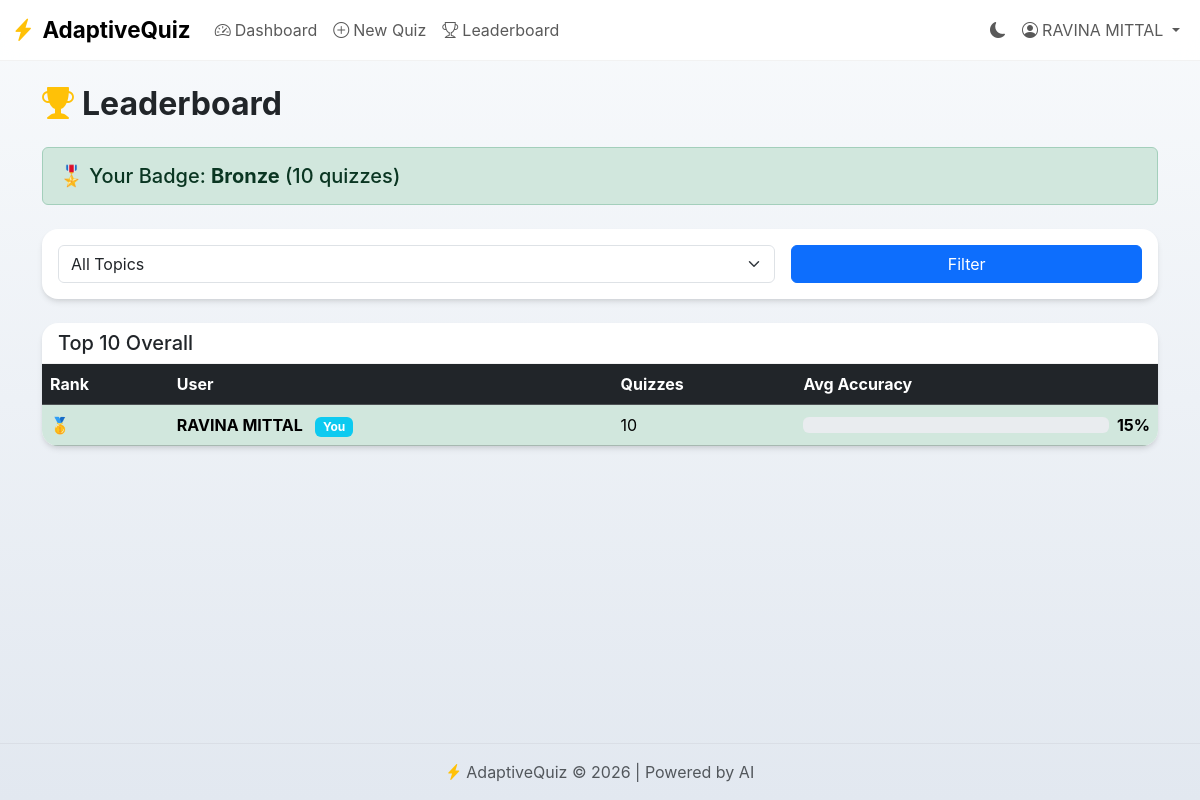
The page /leaderboard (signed in) on the database its author committed.
### models.py (models this page shows)
class User(UserMixin, db.Model):
    id = db.Column(db.Integer, primary_key=True)
    email = db.Column(db.String(120), unique=True, nullable=False)
    password_hash = db.Column(db.String(255), nullable=False)
    name = db.Column(db.String(100), nullable=False)
    is_admin = db.Column(db.Boolean, default=False)
    quiz_attempts = db.relationship("QuizAttempt", backref="user", lazy=True)

### app.py (the view, shortened to what this page needs)
@app.route("/leaderboard")
@login_required
def leaderboard():
    users_stats = db.session.query(
        User.id,
        User.name,
        func.count(QuizAttempt.id).label('total_quizzes'),
        func.avg(QuizAttempt.score / QuizAttempt.total_questions).label('avg_accuracy')
    ).join(QuizAttempt).group_by(User.id).order_by(
        func.avg(QuizAttempt.score / QuizAttempt.total_questions).desc()
    ).limit(10).all()
    topic_filter = request.args.get('topic', '')
    topic_stats = []
    topics = db.session.query(QuizAttempt.topic).distinct().all()
    topics = [t[0] for t in topics]
    user_quiz_count = QuizAttempt.query.filter_by(user_id=current_user.id).count()
    badge = "Bronze" if user_quiz_count >= 5 else None
    if user_quiz_count >= 20:
        badge = "Silver"
    if user_quiz_count >= 50:
        badge = "Gold"
    return render_template(
        "leaderboard.html",
        users_stats=users_stats,
        topic_stats=topic_stats,
        topics=topics,
        selected_topic=topic_filter,
        user_badge=badge,
        user_quiz_count=user_quiz_count
    )

### app.py (called while the page is built)
@login_manager.user_loader
def load_user(user_id):
    return User.query.get(int(user_id))

### templates/leaderboard.html (shortened to what this page needs)
{% extends "base.html" %}
{% block content %}
<div class="animate-fade-in">
    <h2 class="fw-bold mb-4">
        <i class="bi bi-trophy-fill text-warning me-2"></i>Leaderboard
    </h2>
    {% if user_badge %}
    <div class="alert alert-success mb-4">
        <h5 class="mb-0">
            🎖️ Your Badge: <strong>{{ user_badge }}</strong> ({{ user_quiz_count }} quizzes)
        </h5>
    </div>
    {% else %}
    <div class="alert alert-info mb-4">
        Complete 5 quizzes to earn your Bronze badge! ({{ user_quiz_count }}/5)
    </div>
    {% endif %}
    <div class="card mb-4">
        <div class="card-body">
            <form method="get" class="row g-3">
                <div class="col-md-8">
                    <select name="topic" class="form-select">
                        <option value="">All Topics</option>
                    </select>
                </div>
                <div class="col-md-4">
                    <button type="submit" class="btn btn-primary w-100">Filter</button>
                </div>
            </form>
        </div>
    </div>
    <div class="card">
        <div class="card-header">
            <h5 class="mb-0">
                {% if selected_topic %}Top 10 - {{ selected_topic }}{% else %}Top 10 Overall{% endif %}
            </h5>
        </div>
        <div class="card-body p-0">
            <div class="table-responsive">
                <table class="table table-hover mb-0">
                    <thead class="table-dark">
                        <tr>
                            <th>Rank</th>
                            <th>User</th>
                            <th>Quizzes</th>
                            <th>Avg Accuracy</th>
                        </tr>
                    </thead>
                    <tbody>
                        {% if selected_topic %}
                        {% set stats = topic_stats %}
                        {% else %}
                        {% set stats = users_stats %}
                        {% endif %}
                        {% if stats %}
                        {% for user in stats %}
                        <tr {% if user.id==current_user.id %}class="table-success" {% endif %}>
                            <td>
                                {% if loop.index == 1 %}
                                🥇
                                {% elif loop.index == 2 %}
                                🥈
                                {% elif loop.index == 3 %}
                                🥉
                                {% else %}
                                {{ loop.index }}
                                {% endif %}
                            </td>
                            <td>
                                <strong>{{ user.name }}</strong>
                                {% if user.id == current_user.id %}
                                <span class="badge bg-info ms-2">You</span>
                                {% endif %}
                            </td>
                            <td>{{ user.total_quizzes }}</td>
                            <td>
                                <div class="d-flex align-items-center">
                                    <div class="progress flex-grow-1 me-2"
                                        style="width: 100px; --accuracy: {{ acc_val }}%;">
                                    </div>
                                    <strong>{{ (user.avg_accuracy * 100)|round(0)|int }}%</strong>
                                </div>
                            </td>
                        </tr>
                        {% endfor %}
                        {% endif %}
                    </tbody>
                </table>
            </div>
        </div>
    </div>
</div>
{% endblock %}

### templates/base.html (shortened to what this page needs)
<!doctype html>
<html lang="en" data-bs-theme="light">
<head>
    <link href="https://cdn.jsdelivr.net/npm/bootstrap@5.3.3/dist/css/bootstrap.min.css" rel="stylesheet">
    <link href="https://cdn.jsdelivr.net/npm/bootstrap-icons@1.11.3/font/bootstrap-icons.css" rel="stylesheet">
    <link rel="stylesheet" href="{{ url_for('static', filename='style.css') }}">
</head>
<body>
    <nav class="navbar navbar-expand-lg sticky-top">
        <div class="container-fluid">
            <a class="navbar-brand d-flex align-items-center" href="{{ url_for('dashboard') }}">
                <i class="bi bi-lightning-charge-fill text-warning me-2"></i>
                <span class="fw-bold">AdaptiveQuiz</span>
            </a>
            <div class="collapse navbar-collapse" id="navbarNav">
                <ul class="navbar-nav me-auto">
                    {% if current_user.is_authenticated %}
                    <li class="nav-item">
                        <a class="nav-link" href="{{ url_for('dashboard') }}">
                            <i class="bi bi-speedometer2 me-1"></i>Dashboard
                        </a>
                    </li>
                    <li class="nav-item">
                        <a class="nav-link" href="{{ url_for('new_quiz') }}">
                            <i class="bi bi-plus-circle me-1"></i>New Quiz
                        </a>
                    </li>
                    <li class="nav-item">
                        <a class="nav-link" href="{{ url_for('leaderboard') }}">
                            <i class="bi bi-trophy me-1"></i>Leaderboard
                        </a>
                    </li>
                    {% endif %}
                </ul>
                <ul class="navbar-nav">
                    <li class="nav-item">
                        <button class="btn btn-link nav-link" id="darkModeToggle" title="Toggle dark mode">
                            <i class="bi bi-moon-fill" id="darkModeIcon"></i>
                        </button>
                    </li>
                    {% if current_user.is_authenticated %}
                    <li class="nav-item dropdown">
                        <a class="nav-link dropdown-toggle" href="#" data-bs-toggle="dropdown">
                            <i class="bi bi-person-circle me-1"></i>{{ current_user.name }}
                        </a>
                    </li>
                    {% endif %}
                </ul>
            </div>
        </div>
    </nav>
    <main class="container-fluid py-4">
        <div class="container">
            {% block content %}{% endblock %}
        </div>
    </main>
    <footer class="footer mt-auto py-3">
        <div class="container text-center">
            <span class="text-muted">
                <i class="bi bi-lightning-charge-fill text-warning"></i>
                AdaptiveQuiz &copy; 2026 | Powered by AI
            </span>
        </div>
    </footer>
</body>
</html>

### static/style.css (style rules this page uses)
:root { --gradient-primary: linear-gradient(135deg, #667eea 0%, #764ba2 100%); --gradient-success: linear-gradient(135deg, #11998e 0%, #38ef7d 100%); --gradient-danger: linear-gradient(135deg, #eb3349 0%, #f45c43 100%); --gradient-warning: linear-gradient(135deg, #f093fb 0%, #f5576c 100%); --card-shadow: 0 4px 6px -1px rgba(0, 0, 0, 0.1), 0 2px 4px -1px rgba(0, 0, 0, 0.06); --card-shadow-hover: 0 20px 25px -5px rgba(0, 0, 0, 0.1), 0 10px 10px -5px rgba(0, 0, 0, 0.04); --border-radius: 16px; --transition-smooth: all 0.3s cubic-bezier(0.4, 0, 0.2, 1); }
body { min-height: 100vh; display: flex; flex-direction: column; font-family: 'Inter', -apple-system, BlinkMacSystemFont, 'Segoe UI', Roboto, sans-serif; }
[data-bs-theme="light"] body { background: linear-gradient(180deg, #f8fafc 0%, #e2e8f0 100%); }
main { flex: 1; }
.navbar { backdrop-filter: blur(10px); border-bottom: 1px solid rgba(128, 128, 128, 0.1); }
[data-bs-theme="light"] .navbar { background: rgba(255, 255, 255, 0.9) !important; }
.navbar-brand { font-size: 1.4rem; }
.card { border: none; border-radius: var(--border-radius); box-shadow: var(--card-shadow); transition: var(--transition-smooth); overflow: hidden; }
.card-header { background: transparent; border-bottom: 1px solid rgba(128, 128, 128, 0.1); font-weight: 600; }
.animate-fade-in { animation: fadeIn 0.5s ease; }
.footer { border-top: 1px solid rgba(128, 128, 128, 0.1); }

### rows shown on the page
User: name "RAVINA MITTAL", shows "You", total_quizzes "10", avg_accuracy "15"

### other values the page prints
{{ user_badge }} "Bronze"
{{ user_quiz_count }} "10"
